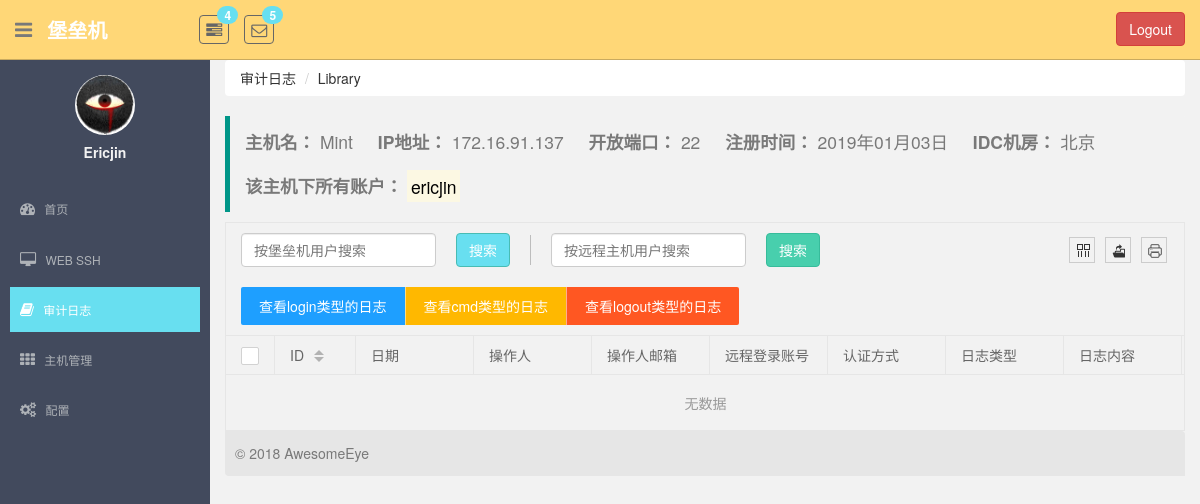
The page /monitor/host_log_detail/8/ (signed in) on the database as committed earlier.
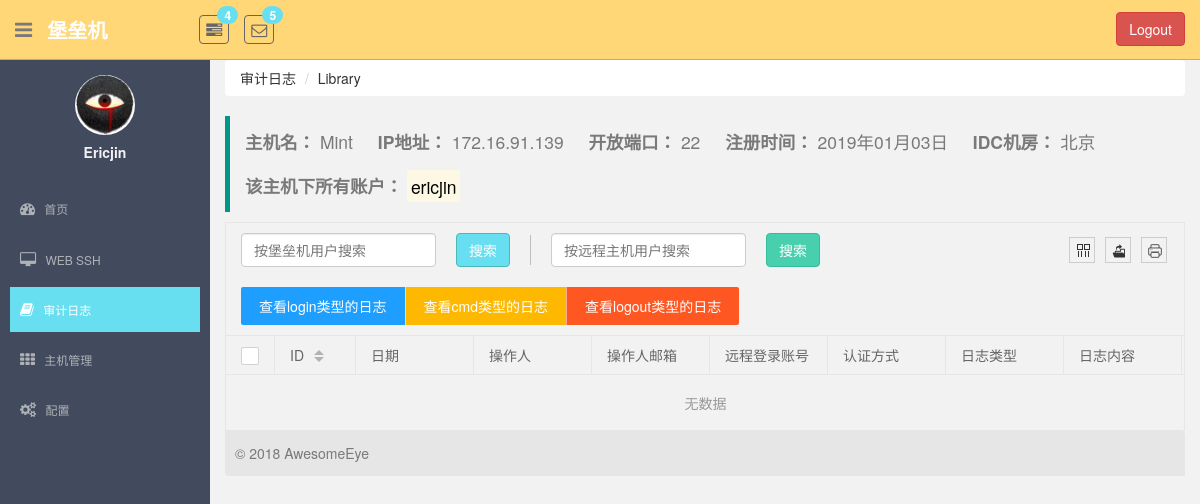
The same page on the database as committed later.
### monitor/models.py (models this page shows, shortened)
class UserProfile(AbstractBaseUser, PermissionsMixin):
    email = models.EmailField(
        verbose_name='email address',
        max_length=255,
        unique=True,
    )
    name = models.CharField(max_length=64, verbose_name="用户名", unique=True)
    host_to_remote_users = models.ManyToManyField(to="HostToRemoteUser", verbose_name="关联主机账户")
    host_group = models.ManyToManyField(to="HostGroup", verbose_name="主机组")
    last_login = models.DateTimeField(verbose_name="最近登录时间", null=True, blank=True)
    is_active = models.BooleanField(default=True)
    is_staff = models.BooleanField(default=True)
    is_superuser = models.BooleanField(default=True)
    objects = UserProfileManager()
    USERNAME_FIELD = 'email'  # 使用email作为用户名
    REQUIRED_FIELDS = ['name']  # 必须要有的字段

class Host(models.Model):
    name = models.CharField(max_length=64, unique=True, verbose_name="主机名")
    ip_addr = models.CharField(max_length=64, unique=True, verbose_name="ip地址")
    port = models.IntegerField(default=22, verbose_name="端口号")
    idc = models.ForeignKey(to=IDC, on_delete=models.CASCADE)
    os_type = models.CharField(max_length=64, verbose_name="系统类型", null=True, blank=True)
    date = models.DateTimeField(auto_now_add=True, verbose_name="主机注册时间")

class IDC(models.Model):
    name = models.CharField(max_length=64, verbose_name="IDC机房名")

class HostToRemoteUser(models.Model):
    host = models.ForeignKey(to=Host, on_delete=models.CASCADE)
    remote_user = models.ForeignKey(to="RemoteUser", on_delete=models.CASCADE)
    class Meta:
        unique_together = ("host", "remote_user")

class RemoteUser(models.Model):
    username = models.CharField(max_length=32, verbose_name="用户名")
    password = models.CharField(max_length=64, verbose_name="密码")
    auth_type_choice = (
        (0, "ssh-password"),
        (1, "ssh-key")
    )
    auth_type = models.SmallIntegerField(choices=auth_type_choice, verbose_name="认证方式")
    class Meta:
        unique_together = (("username", "password", "auth_type"),)

### monitor/views.py (the view)
# urls.py: url(r'^host_log_detail/(?P<host_id>\d+)/$', views.HostLog.as_view(), name="host_log"),
class HostLog(LoginRequiredMixin, View):
    def get(self, request, host_id):
        host = models.Host.objects.get(id=host_id)
        host_to_remote_users = host.hosttoremoteuser_set.select_related()
        logs = []
        for item in host_to_remote_users:
            for log in item.auditlog_set.all():
                logs.append(log)
        return render(request, "log/host_log.html", locals())

### templates/log/host_log.html (shortened to what this page needs)
{% extends 'base.html' %}
{% load staticfiles %}
{% block right_container %}
    <div class="breadcrumb-wrap">
        <ol class="breadcrumb">
            <li><a href="{% url 'log_page' %}">审计日志</a></li>
            <li class="active"><a href="?">Library</a></li>
        </ol>
    </div>
    <div id="wrap">
        <div class="host-info">
            <blockquote class="layui-elem-quote">
                <p>
                    <b>主机名：</b> <span style="margin-right: 20px;">{{ host.name }}</span>
                    <b>IP地址：</b> <span style="margin-right: 20px;">{{ host.ip_addr }}</span>
                    <b>开放端口：</b> <span style="margin-right: 20px;">{{ host.port }}</span>
                    <b>注册时间：</b> <span style="margin-right: 20px;">{{ host.date|date:'Y年m月d日' }}</span>
                    <b>IDC机房：</b> <span>{{ host.idc.name }}</span>
                </p>
                <br>
                <p>
                    <b>该主机下所有账户：</b>
                    {% for item in host.hosttoremoteuser_set.select_related %}
                        <mark>{{ item.remote_user.username }}</mark>
                    {% endfor %}
                </p>
            </blockquote>
        </div>
        <div class="table-area">
        </div>
        <footer class="footer-area">
            © 2018 AwesomeEye
        </footer>
    </div>
{% endblock %}

### templates/base.html (shortened to what this page needs)
{% load staticfiles %}
<!DOCTYPE html>
<html lang="en">
<head>
    <link href="{% static 'plugins/bootstrap/css/bootstrap.css' %}" rel="stylesheet">
    <link href="{% static 'css/font-awesome.css' %}" rel="stylesheet" />
    <link href="{% static 'css/style.css' %}" rel="stylesheet">
    <link rel="stylesheet" href="{% static 'plugins/layui/css/layui.css' %}">
</head>
<body>
<section id="container" >
    <header class="header black-bg">
        <div class="sidebar-toggle-box">
            <div class="fa fa-bars tooltips" data-placement="right" data-original-title="Toggle Navigation"></div>
        </div>
        <a href="?" class="logo"><b>堡垒机</b></a>
        <div class="nav notify-row" id="top_menu">
            <ul class="nav top-menu">
                <li class="dropdown">
                    <a data-toggle="dropdown" class="dropdown-toggle" href="?">
                        <i class="fa fa-tasks"></i>
                        <span class="badge bg-theme">4</span>
                    </a>
                </li>
                <li id="header_inbox_bar" class="dropdown">
                    <a data-toggle="dropdown" class="dropdown-toggle" href="index.html#">
                        <i class="fa fa-envelope-o"></i>
                        <span class="badge bg-theme">5</span>
                    </a>
                </li>
            </ul>
        </div>
        <div class="top-menu">
            <ul class="nav pull-right top-menu">
                <li>
                    <button type="button" class="btn btn-danger" style="margin-top: 12px;" onclick="logout()">Logout</button>
                </li>
            </ul>
        </div>
    </header>
    <aside>
        <div id="sidebar"  class="nav-collapse ">
            <ul class="sidebar-menu" id="nav-accordion">
                <p class="centered"><a href="#"><img src="{% static 'images/ui-sam.jpg' %}" class="img-circle" width="60"></a></p>
                <h5 class="centered" style="margin-top: 10px;">{{ request.user.name|capfirst }}</h5>
                <li class="mt">
                    <a class="dashboard" href="{% url "dashboard" %}">
                        <i class="fa fa-dashboard"></i>
                        <span>首页</span>
                    </a>
                </li>
                <li class="sub-menu">
                    <a class="web-ssh" href="{% url "web_ssh" %}" >
                        <i class="fa fa-desktop"></i>
                        <span>WEB SSH</span>
                    </a>
                </li>
                <li class="sub-menu">
                    <a class="log-page" href="{% url 'log_page' %}" >
                        <i class="fa fa-book"></i>
                        <span>审计日志</span>
                    </a>
                </li>
                <li class="sub-menu">
                    <a class="host-manage" href="javascript:void(0);">
                        <i class="fa fa-th"></i>
                        <span>主机管理</span>
                    </a>
                </li>
                <li class="sub-menu">
                    <a href="#" >
                        <i class="fa fa-cogs"></i>
                        <span>配置</span>
                    </a>
                </li>
            </ul>
        </div>
    </aside>
    <section id="main-content">
        <section class="wrapper">
            {% block right_container %}
            {% endblock %}
        </section>
    </section>
</section>
</body>
</html>

### statics/css/style.css (style rules this page uses)
body { color: #797979; background: #f2f2f2; font-family: 'Ruda', sans-serif; padding: 0px !important; margin: 0px !important; font-size:13px; }
ul li { list-style: none; }
a, a:hover, a:focus { text-decoration: none; outline: none; }
#container { width: 100%; height: 100%; }
.bg-theme { background-color: #68dff0; }
.centered { text-align: center; }
.mt { margin-top: 25px; }
#sidebar { width: 210px; height: 100%; position: fixed; background: #424a5d; }
#sidebar h5 { color: #f2f2f2; font-weight: 700; }
#sidebar ul li { position: relative; }
ul.sidebar-menu , ul.sidebar-menu li ul.sub { margin: -2px 0 0; padding: 0; }
ul.sidebar-menu { margin-top: 75px; }
ul.sidebar-menu li { margin-bottom: 5px; margin-left:10px; margin-right:10px; }
ul.sidebar-menu li.sub-menu { line-height: 15px; }
ul.sidebar-menu li a span { display: inline-block; }
ul.sidebar-menu li a { color: #aeb2b7; text-decoration: none; display: block; padding: 15px 0 15px 10px; font-size: 12px; outline: none; -webkit-transition: all 0.3s ease; -moz-transition: all 0.3s ease; -o-transition: all 0.3s ease; -ms-transition: all 0.3s ease; transition: all 0.3s ease; }
ul.sidebar-menu li a.active, ul.sidebar-menu li a:hover, ul.sidebar-menu li a:focus { background: #68dff0; color: #fff; display: block; -webkit-transition: all 0.3s ease; -moz-transition: all 0.3s ease; -o-transition: all 0.3s ease; -ms-transition: all 0.3s ease; transition: all 0.3s ease; }
ul.sidebar-menu li a i { font-size: 15px; padding-right: 6px; }
ul.sidebar-menu li a.active i { color: #fff; }
#main-content { margin-left: 210px; }
.header, .footer { min-height: 60px; padding: 0 15px; }
.header { position: fixed; left: 0; right: 0; z-index: 1002; }
.black-bg { background: #ffd777; border-bottom: 1px solid #c9aa5f; }
.wrapper { display: inline-block; margin-top: 60px; padding-left: 15px; padding-right: 15px; padding-bottom: 15px; padding-top: 0px; width: 100%; }
a.logo { font-size: 20px; color: #ffffff; float: left; margin-top: 15px; text-transform: uppercase; }
a.logo b { font-weight: 900; }
#top_menu .nav > li, ul.top-menu > li { float: left; }
.notify-row { float: left; margin-top: 15px; margin-left: 92px; }
ul.top-menu > li > a { color: #666666; font-size: 16px; border-radius: 4px; -webkit-border-radius: 4px; border:1px solid #666666 !important; padding: 2px 6px; margin-right: 15px; }
.notify-row .badge { position: absolute; right: -10px; top: -10px; z-index: 100; }
.sidebar-toggle-box { float: left; padding-right: 15px; margin-top: 20px; }
.sidebar-toggle-box .fa-bars { cursor: pointer; display: inline-block; font-size: 20px; }

### templates/log/host_log.html (style rules this page uses)
.breadcrumb-wrap .breadcrumb { background-color: #fff; }
.footer-area { padding-left: 10px; background-color: #e6e6e6; margin-top: -10px; height: 45px; line-height: 45px; border-radius: 0 4px; }

Rows that differ between the two databases and show on the page:
changed Host "Mint": ip_addr "172.16.91.137" → "172.16.91.139"
